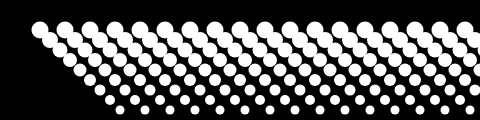
Frame 1 (no input)
Frame 60 (no input): identical to frame 1, image omitted
Frame 120 (the mouse pressed at the canvas centre since frame 60): identical to frame 1, image omitted

The p5.js sketch that drew this single still picture (run headless with seeded random() and noise() and a simulated clock; from frame 60 on, the mouse is pressed at the canvas centre):

// p5.js sketch
// ── sketch.js
function setup() {
  createCanvas(480, 120);
  noStroke();
}

function draw() {
  background(0);

  // for (let y = 0; y < height; y += 10){
  //   for (let x = 0; x < width; x += 10){
  //     ellipse(x, y, 4, 4);
  //     //원의 center 와 canvas 중앙 연결
  //     stroke(255, 100);
  //     line(x, y, width/2, height/2);
  //   }
  // }

  for (let y = 30; y < height; y += 10){
    for (let x = 10; x < width; x += 25){
      // y 가 증가할 수록 size 축소
      const diameter = 20 - y / 10;
      ellipse(x + y, y, diameter, diameter);
    }
  }
}
